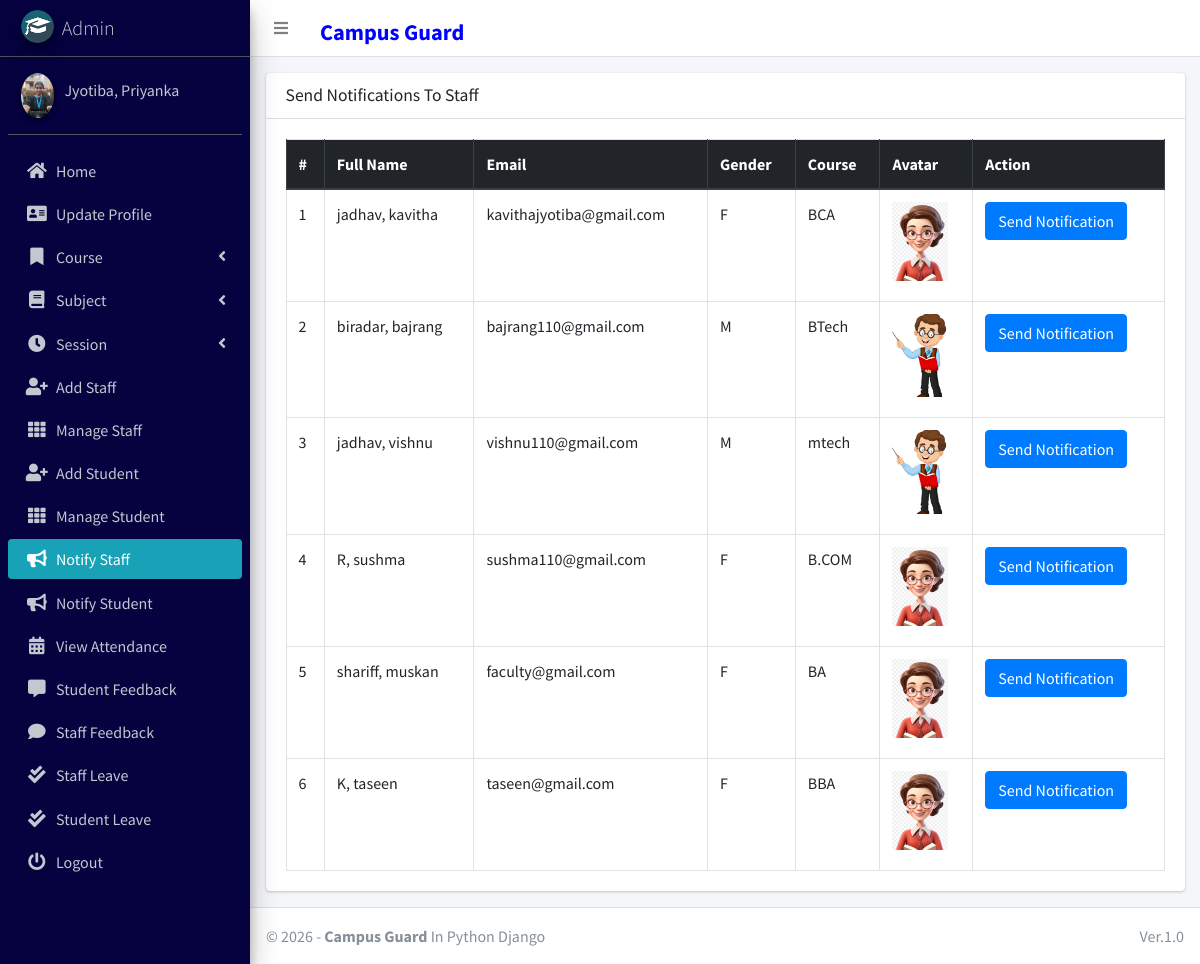
The page /admin_notify_staff (signed in) on the database its author committed.
### main_app/models.py (models this page shows, shortened)
class CustomUser(AbstractUser):
    USER_TYPE = ((1, "HOD"), (2, "Staff"), (3, "Student"))
    GENDER = [("M", "Male"), ("F", "Female")]
    username = None  # Removed username, using email instead
    email = models.EmailField(unique=True)
    user_type = models.CharField(default=1, choices=USER_TYPE, max_length=1)
    gender = models.CharField(max_length=1, choices=GENDER)
    profile_pic = models.ImageField()
    address = models.TextField()
    fcm_token = models.TextField(default="")  # For firebase notifications
    created_at = models.DateTimeField(auto_now_add=True)
    updated_at = models.DateTimeField(auto_now=True)
    USERNAME_FIELD = "email"
    REQUIRED_FIELDS = []
    objects = CustomUserManager()
    def __str__(self):
        return self.last_name + ", " + self.first_name

class Staff(models.Model):
    course = models.ForeignKey(Course, on_delete=models.DO_NOTHING, null=True, blank=False)
    admin = models.OneToOneField(CustomUser, on_delete=models.CASCADE)

class Course(models.Model):
    name = models.CharField(max_length=120)
    created_at = models.DateTimeField(auto_now_add=True)
    updated_at = models.DateTimeField(auto_now=True)

### main_app/hod_views.py (the view)
# urls.py: path("admin_notify_staff", hod_views.admin_notify_staff,
def admin_notify_staff(request):
    staff = CustomUser.objects.filter(user_type=2)
    context = {
        'page_title': "Send Notifications To Staff",
        'allStaff': staff
    }
    return render(request, "hod_template/staff_notification.html", context)

### main_app/templates/hod_template/staff_notification.html (shortened to what this page needs)
{% extends 'main_app/base.html' %}
{% load static %}
{% block content %}
<section class="content">
    <div class="container-fluid">
        <div class="row">
            <div class="col-md-12">
                <div class="card">
                    <div class="card-header">
                        <h3 class="card-title">{{page_title}}</h3>
                    </div>
                    <div class="card-body">
                        <table id="example2" class="table table-bordered table-hover">
                            <thead class="thead-dark">
                                <tr>
                                    <th>#</th>
                                    <th>Full Name</th>
                                    <th>Email</th>
                                    <th>Gender</th>
                                    <th>Course</th>
                                    <th>Avatar</th>
                                    <th>Action</th>
                                </tr>
                            </thead>
                            <tbody>
                                {% for staff in allStaff %}
                                <tr>
                                    <td>{{ forloop.counter }}</td>
                                    <td>{{staff.last_name}}, {{staff.first_name}}</td>
                                    <td>{{staff.email}}</td>
                                    <td>{{staff.gender}}</td>
                                    <td>{{staff.staff.course.name}}</td>
                                    <td>
                                        {% if staff.profile_pic == ""  %}
                                        No Image
                                        {% else %}
                                        <img class="img img-fluid mb-2" height="56" width="56"
                                            src="{{staff.profile_pic}}" alt="">
                                        {% endif %}
                                    </td>
                                    <td><button data-toggle = "modal" data-target = "#myModal"class="btn btn-primary show_notification" value="{{staff.id}}">Send Notification</button>
                                    </td>
                                </tr>
                                {% endfor %}
                            </tbody>
                        </table>
                    </div>
                </div>
            </div>
        </div>
    </div>
</section>
{% endblock content %}

### main_app/templates/main_app/base.html (shortened to what this page needs)
{% load static %}
<!DOCTYPE html>
<html>
<head>
    <link rel="stylesheet" href="{% static 'plugins/fontawesome-free/css/all.min.css'%} ">
    <link rel="stylesheet" href="https://code.ionicframework.com/ionicons/2.0.1/css/ionicons.min.css">
    <link rel="stylesheet"
        href="{% static 'plugins/tempusdominus-bootstrap-4/css/tempusdominus-bootstrap-4.min.css'%} ">
    <link rel="stylesheet" href="{% static 'plugins/icheck-bootstrap/icheck-bootstrap.min.css'%} ">
    <link rel="stylesheet" href="{% static 'dist/css/adminlte.min.css'%} ">
    <link rel="stylesheet" href="{% static 'plugins/overlayScrollbars/css/OverlayScrollbars.min.css'%} ">
    <link rel="stylesheet" href="{% static 'plugins/daterangepicker/daterangepicker.css'%} ">
</head>
<body class="hold-transition sidebar-mini layout-fixed">
    <div class="wrapper">
        <nav class="main-header navbar navbar-expand navbar-white navbar-light">
            <ul class="navbar-nav">
                <li class="nav-item">
                    <a class="nav-link" data-widget="pushmenu" href="#"><i class="fas fa-bars"></i></a>
                </li>
                <li class="nav-item">
                    <a style="color: blue;font-weight: bold; font-size: 1.4em;" class="nav-link" data-widget="pushmenu" href="#">Campus Guard</a>
                </li>
            </ul>
        </nav>
        {% include "main_app/sidebar_template.html" with user=user %}
        <div class="content-wrapper">
<section class="content">
    <div class="container-fluid">
        <div class="row">
            <div class="col-md-12">
            </div></div></div></section>
            {% block content %}
            {% endblock content %}
        </div>
        {% include "main_app/footer.html" %}
    </div>
</body>
</html>

### main_app/templates/main_app/sidebar_template.html (shortened to what this page needs)
{% load static %}
<aside class="main-sidebar sidebar-dark-info elevation-4">
    {% if request.user.user_type == '1' %}
    <a href="{% url 'admin_home' %}" class="brand-link">
        <img src="{% static 'dist/img/cmsl.png' %} " alt="AdminLTE Logo"
            class="brand-image img-circle elevation-3" >
        <span class="brand-text font-weight-light">Admin</span>
    </a>
    <div class="sidebar">
        <div class="user-panel mt-3 pb-3 mb-3 d-flex">
            <div class="image">
                <img src="{{ request.user.profile_pic}}" class="img-circle elevation-2" alt="User Image">
            </div>
            <div class="info">
                <a href="#" class="d-block">{{user}}</a>
            </div>
        </div>
        <nav class="mt-2">
            <ul class="nav nav-pills nav-sidebar flex-column" data-widget="treeview" role="menu" data-accordion="false">
                <li class="nav-item">
                    {% url 'admin_home' as admin_home %}
                    <a href="{{admin_home}}" class="nav-link {% if admin_home == request.path %} active {% endif %}">
                        <i class="nav-icon fas fa-home"></i>
                        <p>
                            Home
                        </p>
                    </a>
                </li>
                <li class="nav-item">
                    {% url 'admin_view_profile' as admin_view_profile %}
                    <a href="{{admin_view_profile}}"
                        class="nav-link {% if admin_view_profile == request.path %} active {% endif %}">
                        <i class="nav-icon fas fa-address-card"></i>
                        <p>
                            Update Profile
                        </p>
                    </a>
                </li>
                <li class="nav-item has-treeview">
                    <a href="#" class="nav-link">
                        <i class="nav-icon fas fa-bookmark"></i>
                        <p>
                            Course
                            <i class="fas fa-angle-left right"></i>
                        </p>
                    </a>
                </li>
                <li class="nav-item has-treeview">
                    <a href="#" class="nav-link">
                        <i class="nav-icon fas fa-book"></i>
                        <p>
                            Subject
                            <i class="fas fa-angle-left right"></i>
                        </p>
                    </a>
                </li>
                <li class="nav-item has-treeview">
                    <a href="#" class="nav-link">
                        <i class="nav-icon fas fa-clock"></i>
                        <p>
                            Session
                            <i class="fas fa-angle-left right"></i>
                        </p>
                    </a>
                </li>
                <li class="nav-item">
                    {% url 'add_staff' as add_staff %}
                    <a href="{{add_staff}}" class="nav-link {% if add_staff == request.path %} active {% endif %}">
                        <i class="nav-icon fas fa-user-plus"></i>
                        <p>
                            Add Staff
                        </p>
                    </a>
                </li>
                <li class="nav-item">
                    {% url 'manage_staff' as manage_staff %}
                    {% url 'edit_staff' staff_id as edit_staff %}
                    <a href="{{manage_staff}}"
                        class="nav-link {% if manage_staff == request.path or request.path == edit_staff %} active {% endif %}">
                        <i class="nav-icon fas fa-th"></i>
                        <p>
                            Manage Staff
                        </p>
                    </a>
                </li>
                <li class="nav-item">
                    {% url 'add_student' as add_student%}
                    <a href="{{add_student}}" class="nav-link  {% if add_student == request.path %} active {% endif %}">
                        <i class="nav-icon fas fa-user-plus"></i>
                        <p>
                            Add Student
                        </p>
                    </a>
                </li>
                <li class="nav-item">
                    {% url 'manage_student' as manage_student %}
                    {% url 'edit_student' student_id as edit_student %}
                    <a href="{{manage_student}}"
                        class="nav-link  {% if edit_student == request.path or manage_student == request.path %} active {% endif %}">
                        <i class="nav-icon fas fa-th"></i>
                        <p>
                            Manage Student
                        </p>
                    </a>
                </li>
                <li class="nav-item">
                    {% url 'admin_notify_staff' as admin_notify_staff %}
                    <a href="{{admin_notify_staff}}"
                        class="nav-link {% if admin_notify_staff == request.path %} active {% endif %}">
                        <i class="nav-icon fas fa-bullhorn"></i>
                        <p>
                            Notify Staff
                        </p>
                    </a>
                </li>
                <li class="nav-item">
                    {% url 'admin_notify_student' as admin_notify_student %}
                    <a href="{{admin_notify_student}}"
                        class="nav-link {% if admin_notify_student == request.path %} active {% endif %}">
                        <i class="nav-icon fas fa-bullhorn"></i>
                        <p>
                            Notify Student
                        </p>
                    </a>
                </li>
                <li class="nav-item">
                    {% url 'admin_view_attendance' as admin_view_attendance %}
                <li class="nav-item">
                    <a href="{{admin_view_attendance}}"
                        class="nav-link  {% if admin_view_attendance == request.path %} active {% endif %}">
                        <i class="nav-icon fas fa-calendar-alt"></i>
                        <p>
                            View Attendance
                        </p>
                    </a>
                </li>
                <li class="nav-item">
                    {% url 'student_feedback_message' as student_feedback_message %}
                    <a href="{{ student_feedback_message }}"
                        class="nav-link  {% if student_feedback_message == request.path %} active {% endif %}">
                        <i class="nav-icon fas fa-comment-alt"></i>
                        <p>
                            Student Feedback
                        </p>
                    </a>
                </li>
                <li class="nav-item">
                    {% url 'staff_feedback_message' as staff_feedback_message %}
                    <a href="{{staff_feedback_message}}"
                        class="nav-link   {% if staff_feedback_message == request.path %} active {% endif %}">
                        <i class="nav-icon fas fa-comment"></i>
                        <p>
                            Staff Feedback
                        </p>
                    </a>
                </li>
                <li class="nav-item">
                    {% url 'view_staff_leave' as view_staff_leave %}
                    <a href="{{view_staff_leave}}"
                        class="nav-link  {% if view_staff_leave == request.path %} active {% endif %}">
                        <i class="nav-icon fas fa-check-double"></i>
                        <p>
                            Staff Leave
                        </p>
                    </a>
                </li>
                <li class="nav-item">
                    {% url 'view_student_leave' as view_student_leave %}
                    <a href="{% url 'view_student_leave' %}"
                        class="nav-link  {% if view_student_leave == request.path %} active {% endif %}">
                        <i class="nav-icon fas fa-check-double"></i>
                        <p>
                            Student Leave
                        </p>
                    </a>
                </li>
                                        {% endif %}
                                        <li class="nav-item">
                                            <a href="{% url 'user_logout' %}"
                                                onclick="return confirm('Your session would be terminated.\n\nProceed?')"
                                                class="nav-link">
                                                <i class="nav-icon fas fa-power-off"></i>
                                                <p>
                                                    Logout
                                                </p>
                                            </a>
                                        </li>
                                    </ul>
                                </nav>
                            </div>
</aside>

### main_app/templates/main_app/footer.html
<footer class="main-footer">
    &copy; {% now "Y" %} - <strong>Campus Guard</strong>
    In Python Django
    <div class="float-right d-none d-sm-inline-block">
       Ver.1.0
    </div>
</footer>

### rows shown on the page
CustomUser: last_name+first_name "Jyotiba, Priyanka"
CustomUser: last_name "jadhav", first_name "kavitha", email "kavithajyotiba@gmail.com", gender "F", staff.course.name "BCA"
CustomUser: last_name "biradar", first_name "bajrang", email "bajrang110@gmail.com", gender "M", staff.course.name "BTech"
CustomUser: last_name "jadhav", first_name "vishnu", email "vishnu110@gmail.com", gender "M", staff.course.name "mtech"
CustomUser: last_name "R", first_name "sushma", email "sushma110@gmail.com", gender "F", staff.course.name "B.COM"
CustomUser: last_name "shariff", first_name "muskan", email "faculty@gmail.com", gender "F", staff.course.name "BA"
CustomUser: last_name "K", first_name "taseen", email "taseen@gmail.com", gender "F", staff.course.name "BBA"

### other values the page prints
{{ page_title }} "Send Notifications To Staff"
